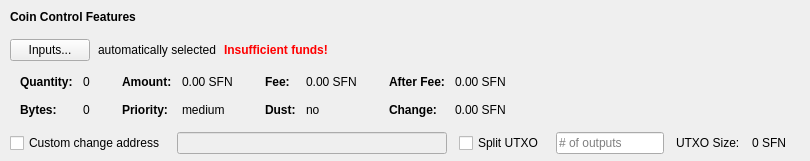
       <widget class="QFrame" name="frameCoinControl">
        <property name="sizePolicy">
         <sizepolicy hsizetype="Expanding" vsizetype="Expanding">
          <horstretch>0</horstretch>
          <verstretch>0</verstretch>
         </sizepolicy>
        </property>
        <property name="maximumSize">
         <size>
          <width>16777215</width>
          <height>16777215</height>
         </size>
        </property>
        <property name="lineWidth">
         <number>0</number>
        </property>
        <layout class="QVBoxLayout" name="verticalLayoutCoinControl2">
         <property name="spacing">
          <number>0</number>
         </property>
         <property name="leftMargin">
          <number>0</number>
         </property>
         <property name="topMargin">
          <number>0</number>
         </property>
         <property name="rightMargin">
          <number>0</number>
         </property>
         <property name="bottomMargin">
          <number>6</number>
         </property>
         <item>
          <layout class="QVBoxLayout" name="verticalLayoutCoinControl" stretch="0,0,0,0,1">
           <property name="spacing">
            <number>0</number>
           </property>
           <property name="leftMargin">
            <number>10</number>
           </property>
           <property name="topMargin">
            <number>10</number>
           </property>
           <item>
            <layout class="QHBoxLayout" name="horizontalLayoutCoinControl1">
             <property name="bottomMargin">
              <number>15</number>
             </property>
             <item>
              <widget class="QLabel" name="labelCoinControlFeatures">
               <property name="sizePolicy">
                <sizepolicy hsizetype="Preferred" vsizetype="Maximum">
                 <horstretch>0</horstretch>
                 <verstretch>0</verstretch>
                </sizepolicy>
               </property>
               <property name="font">
                <font>
                 <weight>75</weight>
                 <bold>true</bold>
                </font>
               </property>
               <property name="styleSheet">
                <string notr="true">font-weight:bold;</string>
               </property>
               <property name="text">
                <string>Coin Control Features</string>
               </property>
              </widget>
             </item>
            </layout>
           </item>
           <item>
            <layout class="QHBoxLayout" name="horizontalLayoutCoinControl2" stretch="0,0,0,0">
             <property name="spacing">
              <number>8</number>
             </property>
             <property name="bottomMargin">
              <number>10</number>
             </property>
             <item>
              <widget class="QPushButton" name="pushButtonCoinControl">
               <property name="styleSheet">
                <string notr="true"/>
               </property>
               <property name="text">
                <string>Inputs...</string>
               </property>
               <property name="autoDefault">
                <bool>false</bool>
               </property>
              </widget>
             </item>
             <item>
              <widget class="QLabel" name="labelCoinControlAutomaticallySelected">
               <property name="text">
                <string>automatically selected</string>
               </property>
               <property name="margin">
                <number>5</number>
               </property>
              </widget>
             </item>
             <item>
              <widget class="QLabel" name="labelCoinControlInsuffFunds">
               <property name="font">
                <font>
                 <weight>75</weight>
                 <bold>true</bold>
                </font>
               </property>
               <property name="styleSheet">
                <string notr="true">color:red;font-weight:bold;</string>
               </property>
               <property name="text">
                <string>Insufficient funds!</string>
               </property>
               <property name="margin">
                <number>5</number>
               </property>
              </widget>
             </item>
             <item>
              <spacer name="horizontalSpacerCoinControl">
               <property name="orientation">
                <enum>Qt::Horizontal</enum>
               </property>
               <property name="sizeHint" stdset="0">
                <size>
                 <width>40</width>
                 <height>1</height>
                </size>
               </property>
              </spacer>
             </item>
            </layout>
           </item>
           <item>
            <widget class="QWidget" name="widgetCoinControl" native="true">
             <property name="sizePolicy">
              <sizepolicy hsizetype="Preferred" vsizetype="Preferred">
               <horstretch>0</horstretch>
               <verstretch>0</verstretch>
              </sizepolicy>
             </property>
             <property name="minimumSize">
              <size>
               <width>0</width>
               <height>0</height>
              </size>
             </property>
             <property name="styleSheet">
              <string notr="true"/>
             </property>
             <layout class="QHBoxLayout" name="horizontalLayoutCoinControl5">
              <property name="leftMargin">
               <number>0</number>
              </property>
              <property name="topMargin">
               <number>0</number>
              </property>
              <property name="rightMargin">
               <number>0</number>
              </property>
              <property name="bottomMargin">
               <number>0</number>
              </property>
              <item>
               <layout class="QHBoxLayout" name="horizontalLayoutCoinControl3" stretch="0,0,0,1">
                <property name="spacing">
                 <number>20</number>
                </property>
                <property name="topMargin">
                 <number>0</number>
                </property>
                <property name="bottomMargin">
                 <number>10</number>
                </property>
                <item>
                 <layout class="QFormLayout" name="formLayoutCoinControl1">
                  <property name="horizontalSpacing">
                   <number>10</number>
                  </property>
                  <property name="verticalSpacing">
                   <number>14</number>
                  </property>
                  <property name="leftMargin">
                   <number>10</number>
                  </property>
                  <property name="topMargin">
                   <number>4</number>
                  </property>
                  <property name="rightMargin">
                   <number>6</number>
                  </property>
                  <item row="0" column="0">
                   <widget class="QLabel" name="labelCoinControlQuantityText">
                    <property name="font">
                     <font>
                      <weight>75</weight>
                      <bold>true</bold>
                     </font>
                    </property>
                    <property name="text">
                     <string>Quantity:</string>
                    </property>
                    <property name="margin">
                     <number>0</number>
                    </property>
                   </widget>
                  </item>
                  <item row="0" column="1">
                   <widget class="QLabel" name="labelCoinControlQuantity">
                    <property name="cursor">
                     <cursorShape>IBeamCursor</cursorShape>
                    </property>
                    <property name="contextMenuPolicy">
                     <enum>Qt::ActionsContextMenu</enum>
                    </property>
                    <property name="text">
                     <string notr="true">0</string>
                    </property>
                    <property name="margin">
                     <number>0</number>
                    </property>
                    <property name="textInteractionFlags">
                     <set>Qt::LinksAccessibleByMouse|Qt::TextSelectableByKeyboard|Qt::TextSelectableByMouse</set>
                    </property>
                   </widget>
                  </item>
                  <item row="1" column="0">
                   <widget class="QLabel" name="labelCoinControlBytesText">
                    <property name="font">
                     <font>
                      <weight>75</weight>
                      <bold>true</bold>
                     </font>
                    </property>
                    <property name="text">
                     <string>Bytes:</string>
                    </property>
                   </widget>
                  </item>
                  <item row="1" column="1">
                   <widget class="QLabel" name="labelCoinControlBytes">
                    <property name="cursor">
                     <cursorShape>IBeamCursor</cursorShape>
                    </property>
                    <property name="contextMenuPolicy">
                     <enum>Qt::ActionsContextMenu</enum>
                    </property>
                    <property name="text">
                     <string notr="true">0</string>
                    </property>
                    <property name="textInteractionFlags">
                     <set>Qt::LinksAccessibleByMouse|Qt::TextSelectableByKeyboard|Qt::TextSelectableByMouse</set>
                    </property>
                   </widget>
                  </item>
                 </layout>
                </item>
                <item>
                 <layout class="QFormLayout" name="formLayoutCoinControl2">
                  <property name="horizontalSpacing">
                   <number>10</number>
                  </property>
                  <property name="verticalSpacing">
                   <number>14</number>
                  </property>
                  <property name="leftMargin">
                   <number>6</number>
                  </property>
                  <property name="topMargin">
                   <number>4</number>
                  </property>
                  <property name="rightMargin">
                   <number>6</number>
                  </property>
                  <item row="0" column="0">
                   <widget class="QLabel" name="labelCoinControlAmountText">
                    <property name="font">
                     <font>
                      <weight>75</weight>
                      <bold>true</bold>
                     </font>
                    </property>
                    <property name="text">
                     <string>Amount:</string>
                    </property>
                    <property name="margin">
                     <number>0</number>
                    </property>
                   </widget>
                  </item>
                  <item row="0" column="1">
                   <widget class="QLabel" name="labelCoinControlAmount">
                    <property name="cursor">
                     <cursorShape>IBeamCursor</cursorShape>
                    </property>
                    <property name="contextMenuPolicy">
                     <enum>Qt::ActionsContextMenu</enum>
                    </property>
                    <property name="text">
                     <string notr="true">0.00 SFN</string>
                    </property>
                    <property name="textInteractionFlags">
                     <set>Qt::LinksAccessibleByMouse|Qt::TextSelectableByKeyboard|Qt::TextSelectableByMouse</set>
                    </property>
                   </widget>
                  </item>
                  <item row="1" column="0">
                   <widget class="QLabel" name="labelCoinControlPriorityText">
                    <property name="font">
                     <font>
                      <weight>75</weight>
                      <bold>true</bold>
                     </font>
                    </property>
                    <property name="text">
                     <string>Priority:</string>
                    </property>
                   </widget>
                  </item>
                  <item row="1" column="1">
                   <widget class="QLabel" name="labelCoinControlPriority">
                    <property name="cursor">
                     <cursorShape>IBeamCursor</cursorShape>
                    </property>
                    <property name="contextMenuPolicy">
                     <enum>Qt::ActionsContextMenu</enum>
                    </property>
                    <property name="text">
                     <string>medium</string>
                    </property>
                    <property name="textInteractionFlags">
                     <set>Qt::LinksAccessibleByMouse|Qt::TextSelectableByKeyboard|Qt::TextSelectableByMouse</set>
                    </property>
                   </widget>
                  </item>
                 </layout>
                </item>
                <item>
                 <layout class="QFormLayout" name="formLayoutCoinControl3">
                  <property name="horizontalSpacing">
                   <number>10</number>
                  </property>
                  <property name="verticalSpacing">
                   <number>14</number>
                  </property>
                  <property name="leftMargin">
                   <number>6</number>
                  </property>
                  <property name="topMargin">
                   <number>4</number>
                  </property>
                  <property name="rightMargin">
                   <number>6</number>
                  </property>
                  <item row="0" column="0">
                   <widget class="QLabel" name="labelCoinControlFeeText">
                    <property name="font">
                     <font>
                      <weight>75</weight>
                      <bold>true</bold>
                     </font>
                    </property>
                    <property name="text">
                     <string>Fee:</string>
                    </property>
                    <property name="margin">
                     <number>0</number>
                    </property>
                   </widget>
                  </item>
                  <item row="0" column="1">
                   <widget class="QLabel" name="labelCoinControlFee">
                    <property name="cursor">
                     <cursorShape>IBeamCursor</cursorShape>
                    </property>
                    <property name="contextMenuPolicy">
                     <enum>Qt::ActionsContextMenu</enum>
                    </property>
                    <property name="text">
                     <string notr="true">0.00 SFN</string>
                    </property>
                    <property name="textInteractionFlags">
                     <set>Qt::LinksAccessibleByMouse|Qt::TextSelectableByKeyboard|Qt::TextSelectableByMouse</set>
                    </property>
                   </widget>
                  </item>
                  <item row="1" column="0">
                   <widget class="QLabel" name="labelCoinControlLowOutputText">
                    <property name="font">
                     <font>
                      <weight>75</weight>
                      <bold>true</bold>
                     </font>
                    </property>
                    <property name="text">
                     <string>Dust:</string>
                    </property>
                   </widget>
                  </item>
                  <item row="1" column="1">
                   <widget class="QLabel" name="labelCoinControlLowOutput">
                    <property name="cursor">
                     <cursorShape>IBeamCursor</cursorShape>
                    </property>
                    <property name="contextMenuPolicy">
                     <enum>Qt::ActionsContextMenu</enum>
                    </property>
                    <property name="text">
                     <string>no</string>
                    </property>
                    <property name="textInteractionFlags">
                     <set>Qt::LinksAccessibleByMouse|Qt::TextSelectableByKeyboard|Qt::TextSelectableByMouse</set>
                    </property>
                   </widget>
                  </item>
                 </layout>
                </item>
                <item>
                 <layout class="QFormLayout" name="formLayoutCoinControl4">
                  <property name="horizontalSpacing">
                   <number>10</number>
                  </property>
                  <property name="verticalSpacing">
                   <number>14</number>
                  </property>
                  <property name="leftMargin">
                   <number>6</number>
                  </property>
                  <property name="topMargin">
                   <number>4</number>
                  </property>
                  <property name="rightMargin">
                   <number>6</number>
                  </property>
                  <item row="0" column="0">
                   <widget class="QLabel" name="labelCoinControlAfterFeeText">
                    <property name="font">
                     <font>
                      <weight>75</weight>
                      <bold>true</bold>
                     </font>
                    </property>
                    <property name="text">
                     <string>After Fee:</string>
                    </property>
                    <property name="margin">
                     <number>0</number>
                    </property>
                   </widget>
                  </item>
                  <item row="0" column="1">
                   <widget class="QLabel" name="labelCoinControlAfterFee">
                    <property name="cursor">
                     <cursorShape>IBeamCursor</cursorShape>
                    </property>
                    <property name="contextMenuPolicy">
                     <enum>Qt::ActionsContextMenu</enum>
                    </property>
                    <property name="text">
                     <string notr="true">0.00 SFN</string>
                    </property>
                    <property name="textInteractionFlags">
                     <set>Qt::LinksAccessibleByMouse|Qt::TextSelectableByKeyboard|Qt::TextSelectableByMouse</set>
                    </property>
                   </widget>
                  </item>
                  <item row="1" column="0">
                   <widget class="QLabel" name="labelCoinControlChangeText">
                    <property name="font">
                     <font>
                      <weight>75</weight>
                      <bold>true</bold>
                     </font>
                    </property>
                    <property name="text">
                     <string>Change:</string>
                    </property>
                   </widget>
                  </item>
                  <item row="1" column="1">
                   <widget class="QLabel" name="labelCoinControlChange">
                    <property name="cursor">
                     <cursorShape>IBeamCursor</cursorShape>
                    </property>
                    <property name="contextMenuPolicy">
                     <enum>Qt::ActionsContextMenu</enum>
                    </property>
                    <property name="text">
                     <string notr="true">0.00 SFN</string>
                    </property>
                    <property name="textInteractionFlags">
                     <set>Qt::LinksAccessibleByMouse|Qt::TextSelectableByKeyboard|Qt::TextSelectableByMouse</set>
                    </property>
                   </widget>
                  </item>
                 </layout>
                </item>
               </layout>
              </item>
             </layout>
            </widget>
           </item>
           <item>
            <layout class="QHBoxLayout" name="horizontalLayoutCoinControl4" stretch="0,0,0,0,0,0,0">
             <property name="spacing">
              <number>12</number>
             </property>
             <property name="sizeConstraint">
              <enum>QLayout::SetDefaultConstraint</enum>
             </property>
             <property name="topMargin">
              <number>5</number>
             </property>
             <property name="rightMargin">
              <number>5</number>
             </property>
             <item>
              <widget class="QCheckBox" name="checkBoxCoinControlChange">
               <property name="toolTip">
                <string>If this is activated, but the change address is empty or invalid, change will be sent to a newly generated address.</string>
               </property>
               <property name="text">
                <string>Custom change address</string>
               </property>
               <property name="iconSize">
                <size>
                 <width>17</width>
                 <height>17</height>
                </size>
               </property>
              </widget>
             </item>
             <item>
              <widget class="QValidatedLineEdit" name="lineEditCoinControlChange">
               <property name="enabled">
                <bool>false</bool>
               </property>
               <property name="sizePolicy">
                <sizepolicy hsizetype="Expanding" vsizetype="Fixed">
                 <horstretch>0</horstretch>
                 <verstretch>0</verstretch>
                </sizepolicy>
               </property>
              </widget>
             </item>
             <item>
              <widget class="QCheckBox" name="splitBlockCheckBox">
               <property name="text">
                <string>Split UTXO</string>
               </property>
               <property name="iconSize">
                <size>
                 <width>17</width>
                 <height>17</height>
                </size>
               </property>
              </widget>
             </item>
             <item>
              <widget class="QLineEdit" name="splitBlockLineEdit">
               <property name="sizePolicy">
                <sizepolicy hsizetype="Fixed" vsizetype="Fixed">
                 <horstretch>50</horstretch>
                 <verstretch>0</verstretch>
                </sizepolicy>
               </property>
               <property name="placeholderText">
                <string># of outputs</string>
               </property>
              </widget>
             </item>
             <item>
              <widget class="QLabel" name="labelBlockSizeText">
               <property name="text">
                <string>UTXO Size:</string>
               </property>
              </widget>
             </item>
             <item>
              <widget class="QLabel" name="labelBlockSize">
               <property name="text">
                <string>0 SFN</string>
               </property>
              </widget>
             </item>
             <item>
              <widget class="QLabel" name="labelCoinControlChangeLabel">
               <property name="sizePolicy">
                <sizepolicy hsizetype="Preferred" vsizetype="Expanding">
                 <horstretch>0</horstretch>
                 <verstretch>0</verstretch>
                </sizepolicy>
               </property>
               <property name="minimumSize">
                <size>
                 <width>0</width>
                 <height>0</height>
                </size>
               </property>
               <property name="text">
                <string/>
               </property>
               <property name="margin">
                <number>3</number>
               </property>
              </widget>
             </item>
            </layout>
           </item>
           <item>
            <spacer name="verticalSpacerCoinControl">
             <property name="orientation">
              <enum>Qt::Vertical</enum>
             </property>
             <property name="sizeHint" stdset="0">
              <size>
               <width>800</width>
               <height>1</height>
              </size>
             </property>
            </spacer>
           </item>
          </layout>
         </item>
        </layout>
       </widget>
